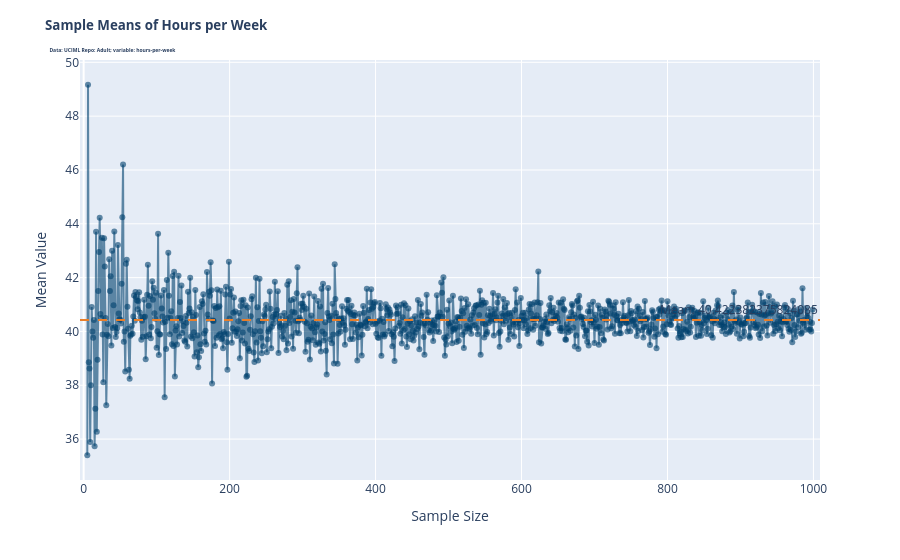

Source (notebook cell):
### Markdown cell above
Use the the dataset from before and work for the variable hours-per-week on the following tasks:

1. Calculate the standard deviation for sample_size = np.arange(5,1000)
2. Calculate the standard deviation of the population
3. Visualize the results as shown above (incl. standard deviation of the population using fig.add_hline )
4. Calculate the mean of the sample standard deviation for the first 10, 100 and 1000 samples

### Code cell
## Repeat for different sample sizes
samplesizes = np.arange(5,1000)
samplemeans = np.zeros(len(samplesizes))

for sampi in range(len(samplesizes)):
    sample = random.sample(list(data['hours-per-week']), samplesizes[sampi])
    samplemeans[sampi] = np.mean(sample)

fig = px.line(x=samplesizes, y=samplemeans,markers=True)
fig.update_traces(line=dict(color='rgba(0, 65, 110, 0.6)'))

# Add a vertical line for the population mean
fig.add_hline(y=np.mean(data['hours-per-week']), line_dash="dash", annotation_text="Mean: "+str(np.mean(data['hours-per-week'])), annotation_position="top right", line_color="#E87F2B")

fig.update_layout(
        xaxis_range=[samplesizes.min()-10,samplesizes.max()+10],
        barmode='overlay',
        yaxis_title_text='Mean Value',
        xaxis_title_text='Sample Size',
        title=dict(
            text='<b><span style="font-size: 10pt">Sample Means of Hours per Week</span><br> <span style="font-size:5">Data: UCIML Repo: Adult; variable: hours-per-week</span></b>',
        ),
    )

fig.show()


# Population mean
population_mean = np.mean(data['hours-per-week']) 
print(population_mean)

# Mean of the first 10 / 100 / 1000 sample means
print(np.mean(samplemeans[:10]))
print(np.mean(samplemeans[:100]))
print(np.mean(samplemeans[:1000]))

### Figure 1 — Plotly figure (JSON) as saved in the notebook; plotly's stock layout.template omitted (floating-point values rounded to 4 significant figures; data arrays with more than 128 entries replaced by an {"elided": "..."} marker saying what was removed)
{"data": [{"hovertemplate": "x=%{x}<br>y=%{y}<extra></extra>", "legendgroup": "", "line": {"color": "rgba(0, 65, 110, 0.6)", "dash": "solid"}, "marker": {"symbol": "circle"}, "mode": "lines+markers", "name": "", "orientation": "v", "showlegend": false, "type": "scatter", "x": {"elided": "995 int values"}, "xaxis": "x", "y": {"elided": "995 float values"}, "yaxis": "y"}], "layout": {"annotations": [{"showarrow": false, "text": "Mean: 40.422382375824085", "x": 1, "xanchor": "right", "xref": "x domain", "y": 40.42, "yanchor": "bottom", "yref": "y"}], "barmode": "overlay", "legend": {"tracegroupgap": 0}, "margin": {"t": 60}, "shapes": [{"line": {"color": "#E87F2B", "dash": "dash"}, "type": "line", "x0": 0, "x1": 1, "xref": "x domain", "y0": 40.42, "y1": 40.42, "yref": "y"}], "title": {"text": "<b><span style=\"font-size: 10pt\">Sample Means of Hours per Week</span><br> <span style=\"font-size:5\">Data: UCIML Repo: Adult; variable: hours-per-week</span></b>"}, "xaxis": {"anchor": "y", "domain": [0, 1], "range": [-5, 1009], "title": {"text": "Sample Size"}}, "yaxis": {"anchor": "x", "domain": [0, 1], "title": {"text": "Mean Value"}}}}
